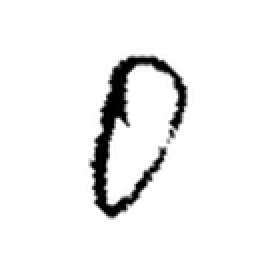
#> input picture dataset-digit/Train/0/30_00330.png, 128 x 128 px (shown 2 times larger); its folder holds only this picture in this run
$ python rf_digit_model.py
#> lines starting #> are read from the running program, lines starting #| are printed output that depends on the picture; after the words box and inside, x2 and y2 are one past the last pixel; in counts of white or black regions, pixels touching at a corner belong together
#> in load_images_from_folder, img is the input picture: shape (128, 128, 4); mean R, G, B, A 239.7, 239.7, 239.7, 255
#!/usr/bin/env python3
"""
Random Forest model for handwritten digit classification.

- Train + Validation: dataset-digit/archive/{0..9}/  (~21,555 images, 90x140 JPG)
- Test:               dataset-digit/Test/{0..9}/      (~3,067 images, 128x128 PNG)

Pipeline: Grayscale -> Resize 28x28 -> Flatten (784) -> StandardScaler + PCA(95%) -> RandomForest
"""

import os
import numpy as np
from pathlib import Path
from PIL import Image
from skimage.color import rgb2gray, rgba2rgb
from skimage.filters import threshold_otsu
from skimage.transform import resize
from scipy.ndimage import center_of_mass, shift
from sklearn.model_selection import train_test_split
from sklearn.preprocessing import StandardScaler
from sklearn.decomposition import PCA
from sklearn.pipeline import Pipeline
from sklearn.ensemble import RandomForestClassifier
from sklearn.metrics import (
    accuracy_score,
    classification_report,
    confusion_matrix,
    ConfusionMatrixDisplay,
)
import matplotlib.pyplot as plt
import joblib
import time

# ========================= CONFIG =========================
BASE_DIR = Path(__file__).resolve().parent
TRAIN_VAL_DIR = BASE_DIR / "dataset-digit" / "archive"   # Kaggle dataset
TEST_DIR = BASE_DIR / "dataset-digit" / "Test"            # Custom test set
SAVE_DIR = BASE_DIR / "saved_models"
MODEL_PATH = SAVE_DIR / "rf_digit_model.joblib"

IMG_SIZE = (28, 28)       # resize target
N_COMPONENTS = 0.95       # PCA: keep 95% variance
N_ESTIMATORS = 300        # Random Forest trees
RANDOM_STATE = 42
VAL_RATIO = 0.2           # 20% of archive data for validation
TEST_RATIO = 0.2          # 20% of archive data for internal test
# ==========================================================


def preprocess_digit(img):
    """
    MNIST-style preprocessing:
    Grayscale -> Otsu threshold -> Bounding box crop -> Resize 20x20
    -> Pad to 28x28 -> Center of mass shift.
    """
    # Grayscale
    if img.ndim == 3:
        if img.shape[2] == 4:
            img = rgba2rgb(img)
#> img: shape (128, 128, 3) float64
        img = rgb2gray(img)
#> img: shape (128, 128) float64

    # Normalize 0-1
    img = (img - img.min()) / (img.max() - img.min() + 1e-8)

    # Threshold (Otsu)
    thresh = threshold_otsu(img)
#> thresh = 0.561
    img = img > thresh
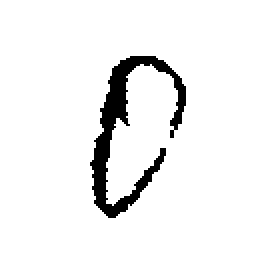
#> img: shape (128, 128) bool (shown 2 times larger); 93.6% white; 1 black region, box (x1, y1, x2, y2) and area: (45, 28, 93, 109) 1044
    img = img.astype(np.float32)

    # Ensure digit is white
    if np.mean(img) > 0.5:
        img = 1 - img

    # Bounding box crop
    coords = np.column_stack(np.where(img > 0))
#> coords = 1044 pairs, first value 28 to 108, second value 45 to 92
    if coords.shape[0] == 0:
        return np.zeros((28, 28))  # tránh crash nếu ảnh trống

    y_min, x_min = coords.min(axis=0)
#> y_min = 28; x_min = 45
    y_max, x_max = coords.max(axis=0)
#> y_max = 108; x_max = 92

    digit = img[y_min:y_max+1, x_min:x_max+1]
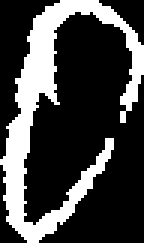
#> digit: shape (81, 48) float32 (shown 3 times larger); values 0 (black) and 1 (white), 26.9% white; 1 white region, box (x1, y1, x2, y2) and area: (0, 0, 48, 81) 1044

    # Resize digit to 20x20
    digit = resize(digit, (20, 20), anti_aliasing=True)
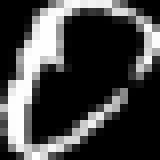
#> digit: shape (20, 20) float32 (shown 8 times larger); min 0, max 1, mean 0.269

    # Pad to 28x28
    canvas = np.zeros((28, 28))
    canvas[4:24, 4:24] = digit
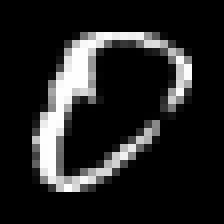
#> canvas: shape (28, 28) float64 (shown 8 times larger); min 0, max 1, mean 0.137

    # Center shift (center of mass)
    cy, cx = center_of_mass(canvas)
#> cy = 12.73; cx = 11.32
    shift_y = 14 - cy
#> shift_y = 1.27
    shift_x = 14 - cx
#> shift_x = 2.68
    canvas = shift(canvas, (shift_y, shift_x))
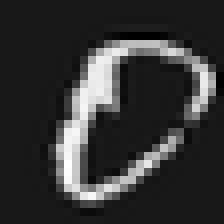
#> canvas: shape (28, 28) float64 (shown 8 times larger); min -0.115, max 1.1, mean 0.137; drawn with min black and max white

    return canvas


def load_images_from_folder(folder: Path, img_size: tuple = IMG_SIZE):
    """
    Load all images from folder/{0..9}/, apply MNIST-style preprocessing,
    flatten to 1D vector.
    Returns (X, y) as numpy arrays.
    """
    images = []
    labels = []
    total = 0

    for digit in range(10):
        digit_dir = folder / str(digit)
        if not digit_dir.exists():
            print(f"  [WARNING] Folder not found: {digit_dir}")
            continue

        files = sorted(digit_dir.iterdir())
        count = 0
        for f in files:
            if f.suffix.lower() not in (".jpg", ".jpeg", ".png", ".bmp"):
                continue
            try:
                img = np.array(Image.open(f))              # load raw
                processed = preprocess_digit(img)           # MNIST-style preprocess
                images.append(processed.flatten())          # (784,)
                labels.append(digit)
                count += 1
            except Exception as e:
                print(f"  [ERROR] Cannot read {f}: {e}")

        total += count
        print(f"  Digit {digit}: {count} images")
#> pass 2 of the loop in load_images_from_folder, `for digit in range(10):`:
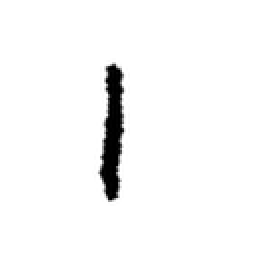
#> input picture dataset-digit/Train/1/31_01415.png, 128 x 128 px (shown 2 times larger)
#> in load_images_from_folder, img is the input picture: shape (128, 128, 4); mean R, G, B, A 246.9, 246.9, 246.9, 255
#> thresh = 0.525
#> in preprocess_digit (call 2), `img = img > thresh`:
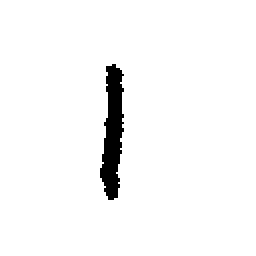
#> img: shape (128, 128) bool (shown 2 times larger); 96.8% white; 1 black region, box (x1, y1, x2, y2) and area: (50, 32, 62, 100) 526
#> coords = 526 pairs, first value 32 to 99, second value 50 to 61
#> y_min = 32; x_min = 50
#> y_max = 99; x_max = 61
#> cy = 13.59; cx = 14.34
#> shift_y = 0.408
#> shift_x = -0.342
#> in preprocess_digit (call 2), `canvas = shift(canvas, (shift_y, shift_x))`:
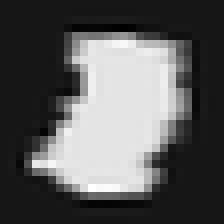
#> canvas: shape (28, 28) float64 (shown 8 times larger); min -0.11, max 1.13, mean 0.333; drawn with min black and max white

    print(f"  => Total: {total} images loaded from {folder.name}/\n")
    X = np.array(images, dtype=np.float32)
    y = np.array(labels, dtype=np.int32)
    return X, y


def evaluate_model(model, X, y_true, set_name: str):
    """Evaluate model and print metrics + confusion matrix."""
    y_pred = model.predict(X)
    acc = accuracy_score(y_true, y_pred)

    print("=" * 60)
    print(f"  {set_name} Results")
    print("=" * 60)
    print(f"  Accuracy: {acc:.4f}  ({acc*100:.2f}%)")
    print()
    print(classification_report(y_true, y_pred, digits=4,
                                target_names=[f"Digit {d}" for d in range(10)]))

    # Confusion Matrix plot
    cm = confusion_matrix(y_true, y_pred, labels=range(10))
    disp = ConfusionMatrixDisplay(cm, display_labels=range(10))
    fig, ax = plt.subplots(figsize=(8, 7))
    disp.plot(cmap="Blues", ax=ax, xticks_rotation="vertical")
    ax.set_title(f"Confusion Matrix - {set_name} (Acc={acc:.4f})")
    plt.tight_layout()
    plt.show()

    return acc


def main():
    print("=" * 60)
    print("  Random Forest - Handwritten Digit Classification")
    print("=" * 60)

    # -------- 1. Load all archive data (~20k images) --------
    print(f"\n[1] Loading ALL data from: {TRAIN_VAL_DIR}")
    X_all, y_all = load_images_from_folder(TRAIN_VAL_DIR)
    print(f"    Shape: X={X_all.shape}, y={y_all.shape}")
#|     Shape: X=(3, 784), y=(3,)

    # -------- 2. Split into Train / Validation / Test (60% / 20% / 20%) --------
    train_ratio = 1 - VAL_RATIO - TEST_RATIO
    print(f"\n[2] Splitting: Train {train_ratio*100:.0f}% / Val {VAL_RATIO*100:.0f}% / Test {TEST_RATIO*100:.0f}%")

    # First split: separate out internal test set
#> (the run stopped early here; a loop or call above may not have finished)
